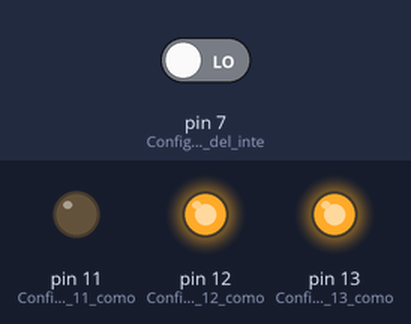
A sketch run on a simulated Arduino Uno, built with avr-gcc and run on an emulated ATmega328P. On the bench: output pins drawn as LEDs (lit = HIGH). Inputs (shaded band) come from the test bench; at power-on: pin 7 (Configura_el_pin_del_inte) LOW.

Above: at 1.2 s.
1.3 s: pin 7 (Configura_el_pin_del_inte) driven HIGH
At 2.2 s:
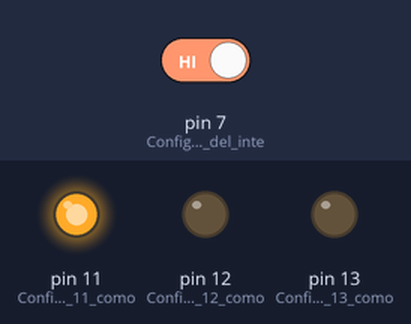
2.8 s: pin 7 (Configura_el_pin_del_inte) driven LOW
At 3.3 s:
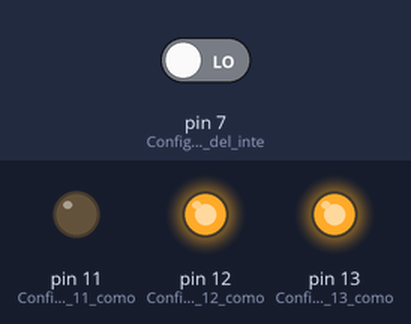
Timing chart, 0 to 5.8 s (numbered marks = the images above; inputs shaded):
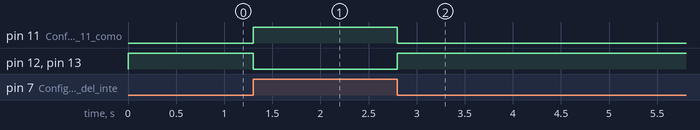

The sketch:

ejercicio2.ino
```cpp
// C++ code
//
void setup() {
  pinMode(11, OUTPUT); // Configura el pin 11 como salida para el LED rojo
  pinMode(12, OUTPUT); // Configura el pin 12 como salida para el LED amarillo
  pinMode(13, OUTPUT); // Configura el pin 13 como salida para el LED verde
  pinMode(7, INPUT); // Configura el pin del interruptor como entrada
}

void loop() {
  if ((digitalRead(7) == true)){ // Si el interruptor está encendido
  	digitalWrite(11, HIGH);   // Enciende el LED rojo
    digitalWrite(12, LOW);   // Apaga el LED amarillo
    digitalWrite(13, LOW);   // Apaga el LED verde

  }else{ // Si el interruptor está apagado
    digitalWrite(11, LOW);   // Apaga el LED rojo
    digitalWrite(12, HIGH);   // Enciende el LED amarillo
    digitalWrite(13, HIGH);   // Enciende el LED verde
  }

}
```

Measured:
- after the input at 1.3 s, pin 11 (Configura_el_pin_11_como): LOW → HIGH at once; pin 12 (Configura_el_pin_12_como), pin 13 (Configura_el_pin_13_como): HIGH → LOW at once
- after the input at 2.8 s, pin 11 (Configura_el_pin_11_como): HIGH → LOW at once; pin 12 (Configura_el_pin_12_como), pin 13 (Configura_el_pin_13_como): LOW → HIGH at once
